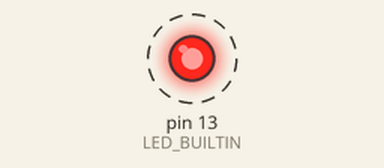
Recording of a sketch running on a simulated Arduino Uno, built with avr-gcc and run on an emulated ATmega328P. On the bench: output pins drawn as LEDs (lit = HIGH). Dashed ring = blinking.

Above: at 0.2 s.
Timing chart, 0 to 3.0 s (numbered marks = the images above):
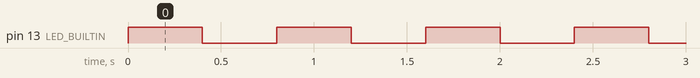

Measured:
- by itself, pin 13 (LED_BUILTIN): alternates HIGH for 0.40 s and LOW for 0.40 s

The sketch:

led-blinking.ino
```cpp
#include <Arduino.h>


void setup() {
    // initialize digital pin LED_BUILTIN as an output.
    pinMode(LED_BUILTIN, OUTPUT);
  }

  // the loop function runs over and over again forever
  void loop() {
    digitalWrite(LED_BUILTIN, HIGH);  // turn the LED on (HIGH is the voltage level)
    delay(400);                      // wait for a second
    digitalWrite(LED_BUILTIN, LOW);   // turn the LED off by making the voltage LOW
    delay(400);                      // wait for a second
  }
  
```

main.cpp
```cpp
#include <avr/io.h>
#include <util/delay.h>
#include <avr/interrupt.h>

#define LED_PIN 5  // Pin 13 on Arduino Uno (mapped to pin 5)
#define BAUD 9600
#define F_CPU 16000000UL
#define UBRR_VALUE ((F_CPU / (16UL * BAUD)) - 1)

void uart_init(void) {
    // Set baud rate
    UBRR0H = (uint8_t)(UBRR_VALUE >> 8);
    UBRR0L = (uint8_t)UBRR_VALUE;

    // Enable receiver and transmitter
    UCSR0B = (1 << RXEN0) | (1 << TXEN0);

    // Set frame format: 8 data bits, 1 stop bit, no parity
    UCSR0C = (1 << UCSZ01) | (1 << UCSZ00);
}

void uart_transmit(unsigned char data) {
    // Wait for empty transmit buffer
    while (!(UCSR0A & (1 << UDRE0)));

    // Put data into buffer, sends the data
    UDR0 = data;
}

int main(void) {
    // Initialize UART
    uart_init();

    // Set pin 13 (digital pin 5) as output
    DDRB |= (1 << LED_PIN);

    while (1) {
        // Turn LED on
        PORTB |= (1 << LED_PIN);
        uart_transmit('H');  // Send 'H' when LED turns on

        // Wait for 1 second
        _delay_ms(1000);

        // Turn LED off
        PORTB &= ~(1 << LED_PIN);
        uart_transmit('L');  // Send 'L' when LED turns off

        // Wait for 1 second
        _delay_ms(1000);
    }

    return 0;
}
```
